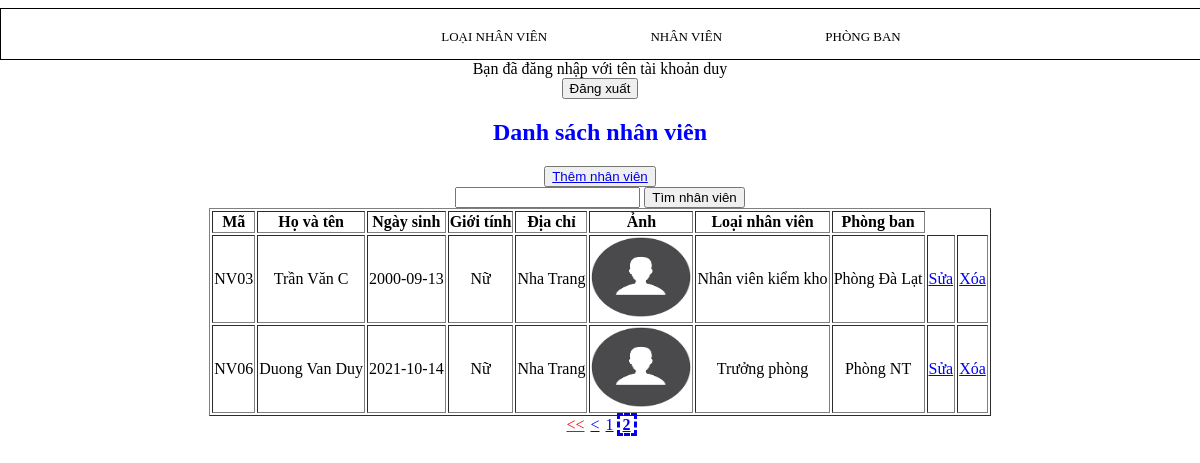
Screenshot of /Index_NV.php?page=2 (signed in) with the database file from the repository.
### tables this page shows
CREATE TABLE `nhanvien` (
  `MANV` varchar(5) NOT NULL,
  `HOTEN` varchar(50) NOT NULL,
  `NGASINH` date NOT NULL,
  `GIOITINH` tinyint(1) NOT NULL,
  `DIACHI` varchar(50) NOT NULL,
  `ANH` varchar(50) NOT NULL,
  `MALOAINV` varchar(5) NOT NULL,
  `MAPHONG` varchar(5) NOT NULL
);

CREATE TABLE `loainv` (
  `MALOAINV` varchar(5) NOT NULL,
  `TENLOAINV` varchar(20) NOT NULL
);

CREATE TABLE `phongban` (
  `MAPHONG` varchar(5) NOT NULL,
  `TENPHONG` varchar(50) NOT NULL
);

### Index_NV.php (the view, shortened to what this page needs)
<!DOCTYPE html>
<html lang="en">
<head>
</head>
<body>
<?php
	include('connectnv.php');
	include('H.php');
	?>
    <?php
		if (isset($_SESSION['use'])) echo 'Bạn đã đăng nhập với tên tài khoản '.$_SESSION['use'];
		else header('Location: Login.php');
	?>
    <?php
        if (!isset($_GET['page'])) {
            $page = 1;
        } else {
            $page = $_GET['page'];
        }
    ?>
<form method="post" action="Logout.php">
    <input type="submit" value="Đăng xuất" >
</form>
	<div class="container">
		<div class="row">
			<h2 class="text-center" style="color: blue;">Danh sách nhân viên</h2>
            <button type="button" class="btn btn-default btn-lg"><a href="Creat_NV.php">Thêm nhân viên</a></button>
            <form action="Index_NV.php" method="get">
                <input name="keyword" placeholder="" value="">
                <input type="submit" value="Tìm nhân viên">
            </form>
			<table class="table" border="1" >
				<thead>
					<tr>
						<th>Mã</th>
						<th>Họ và tên</th>
						<th>Ngày sinh</th>
						<th>Giới tính</th>
						<th>Địa chỉ</th>
						<th>Ảnh</th>
						<th>Loại nhân viên</th>
						<th>Phòng ban</th>
					</tr>
				</thead>
				<tbody>
					<tr>
						<?php
                        $sql='SELECT * FROM NHANVIEN';
                        $results_per_page = 2;
                        $result = mysqli_query($dbc, $sql);
                        $number_of_results = mysqli_num_rows($result);
                        $number_of_pages = ceil($number_of_results/$results_per_page);
                        $this_page_first_result = ($page-1)*$results_per_page;
                        $row_sql="SELECT MANV,HOTEN,NGASINH,GIOITINH,DIACHI,ANH,loainv.TENLOAINV,phongban.TENPHONG from nhanvien JOIN loainv JOIN phongban WHERE nhanvien.MALOAINV = loainv.MALOAINV and nhanvien.MAPHONG = phongban.MAPHONG LIMIT ".$this_page_first_result.','.$results_per_page;
                        $row_thuchien=mysqli_query($dbc,$row_sql);
						while($dulieu =mysqli_fetch_array($row_thuchien)){
							?>
							<td><?php echo $dulieu['MANV']; ?></td>
							<td><?php echo $dulieu['HOTEN']; ?> </td>
							<td><?php echo $dulieu['NGASINH']; ?></td>
							<td><?php
                            if($dulieu['GIOITINH']=='1')
                                echo ('Nam');
                            else
                                echo ('Nữ');
                            ?></td>
							<td><?php echo $dulieu['DIACHI']; ?></td>
                        <td><img src="<?php echo 'Image/'.$dulieu['ANH']; ?>" style="width: 100px;height: 80px;" alt="Avatar" class="avatar"></td>
							<td><?php echo $dulieu['TENLOAINV']; ?></td>
							<td><?php echo $dulieu['TENPHONG']; ?></td>
							<td>
								<a onclick=" return confirm('bạn có chắc muốn sửa không')" href="Update_NV.php?id=<?php echo $dulieu['MANV'] ?>">Sửa
								</a>
							</td>
							<td>
								<a onclick=" return confirm('bạn có chắc muốn xóa không') " href="Delete_NV.php?id=<?php echo $dulieu['MANV']; ?>" >Xóa
								</a>
							</td>
						</tr>
					<?php 	} ?>
				</tbody>
			</table>
            <?php
            if ($page!=1)
            echo '<a href="Index_NV.php?page='.(1).'" style="padding-right: 3px;padding-left: 3px;color: red">'.'<<'.'</a>';
            if ($page!=1) echo '<a href="Index_NV.php?page='.($page-1).'" style="padding-right: 3px;padding-left: 3px;">'.'<'.'</a>';
            for ($page_a=1;$page_a<=$number_of_pages;$page_a++) {
              if ($page_a==$page)
                  echo '<b><a href="Index_NV.php?page='.$page_a.'"  style="border-style: dashed;padding-right: 3px;padding-left: 3px;">' . $page_a . '</a></b> ';
              else
                  echo '<a href="Index_NV.php?page='.$page_a.'" style="padding-right: 3px;padding-left: 3px;">' . $page_a . '</a>';
            }
            ?>
		</div>
	</div>
</body>
</html>

### H.php (shortened to what this page needs)
<html>
    <head>
    </head>
<body>
    <div id="menu">
    <ul>
        <li><a href="Index_LNV.php">Loại Nhân Viên</a></li>
        <li><a href="Index_NV.php">Nhân Viên</a></li>
        <li><a href="Index_PB.php">Phòng Ban</a></li>
    </ul>
    </div>
</body>
</html>

### H.php (style rules this page uses)
* { text-align: center; margin-left: auto; margin-right: auto; }
#menu { width: 100%; border: 1px solid #000; height: 50px; font-size: 13px; }
#menu ul { margin-top: 20px; }
#menu ul li { list-style-type: none; display: inline; margin-left: 100px; }
#menu ul li a:link { color: black; text-decoration: none; text-transform: uppercase; }

### rows the page displays
nhanvien: MANV "NV03", HOTEN "Trần Văn C", NGASINH "2000-09-13", GIOITINH "Nữ", DIACHI "Nha Trang", ANH (picture), MALOAINV.TENLOAINV "Nhân viên kiểm kho", MAPHONG.TENPHONG "Phòng Đà Lạt"
nhanvien: MANV "NV06", HOTEN "Duong Van Duy", NGASINH "2021-10-14", GIOITINH "Nữ", DIACHI "Nha Trang", ANH (picture), MALOAINV.TENLOAINV "Trưởng phòng", MAPHONG.TENPHONG "Phòng NT"

### other values shown
$_SESSION['use'] "duy"
